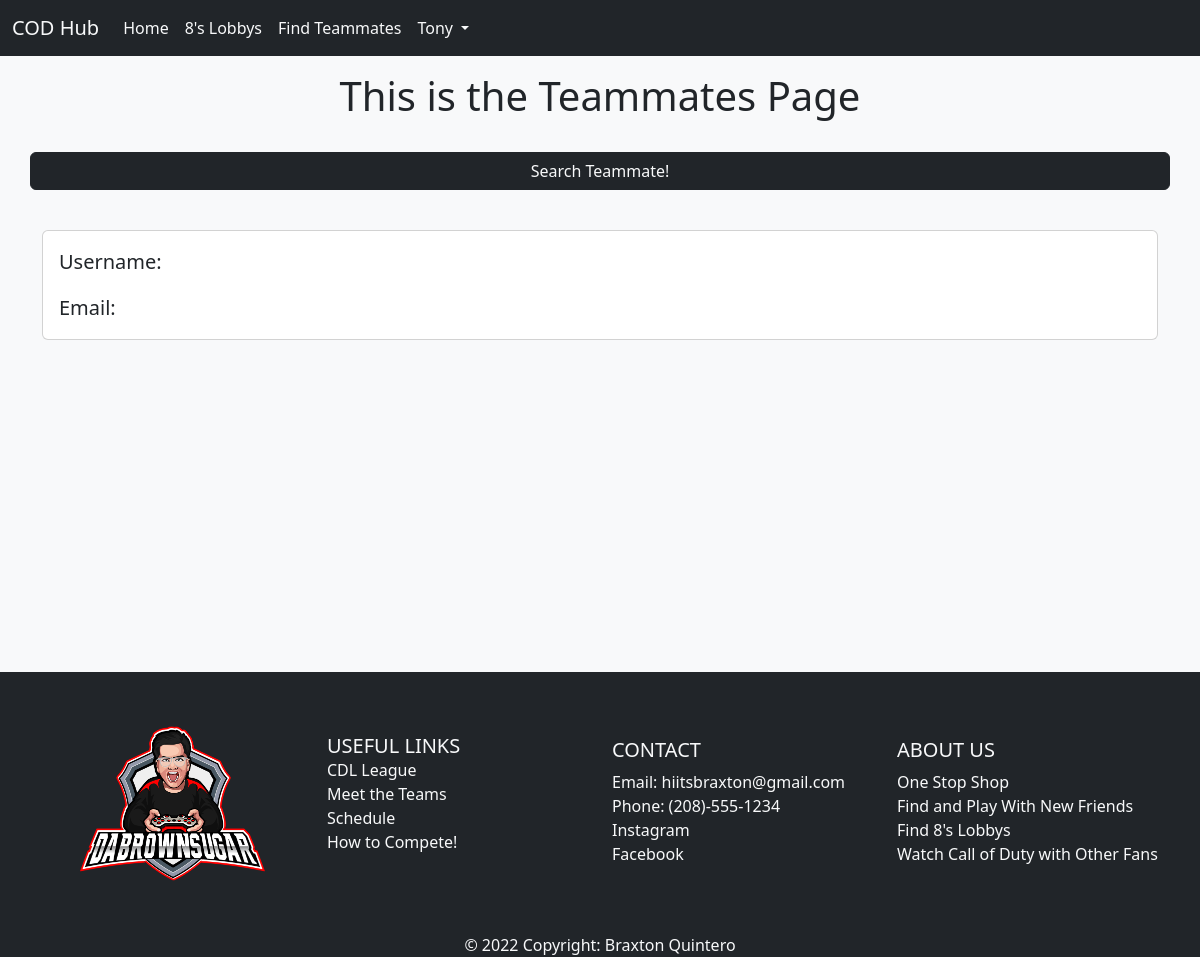
/teammates/11 (signed in), run on an earlier commit of the app's database.
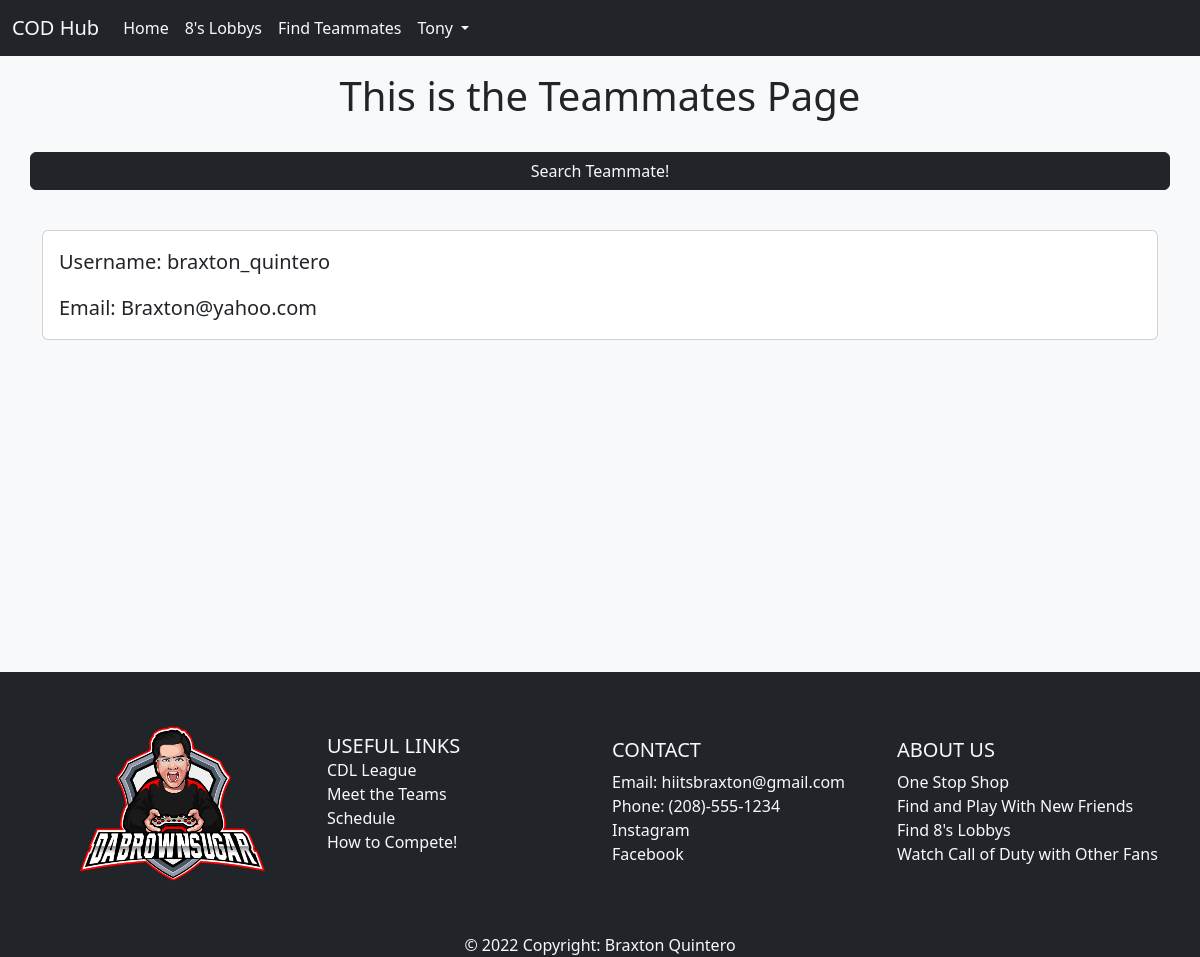
And on a later commit of the database.
### app/models.py (models this page shows, shortened)
class User(db.Model, UserMixin):
    id = db.Column(db.Integer, primary_key=True)
    email = db.Column(db.String(50), nullable=False, unique=True)
    username = db.Column(db.String(50), nullable=False, unique=True)
    password = db.Column(db.String(256), nullable=False)
    date_created = db.Column(db.DateTime, nullable=False, default=datetime.utcnow)

### app/routes.py (the view)
@app.route("/teammates/<user_id>", methods= ["GET", "POST"])
@login_required
def teammates(user_id):
    user = User.query.get(user_id)
    return render_template('teammates.html', user=user)

### app/models.py (called while the page is built)
@login.user_loader
def load_user(user_id):
    return User.query.get(user_id)

### app/templates/teammates.html (shortened to what this page needs)
{% extends "base.html" %}
{% block content %}
<div class="row align-items-center justify-content-evenly text-center mt-3">
    <h1>This is the Teammates Page</h1>
    <a href="{{ url_for('search_teammates') }}" class="btn btn-dark my-4 text-light">Search Teammate!</a>
</div>
<div class="card my-3">
    <div class="card-body">
    <blockquote class="blockquote mb-0">
        <p>Username: {{ user.username }}</p>
        <p>Email: {{ user.email }}</p>
    </blockquote>
    </div>
</div>
{% endblock content %}

What changed in the data, as far as the page shows it:
added User: username "braxton_quintero", email "Braxton@yahoo.com"
